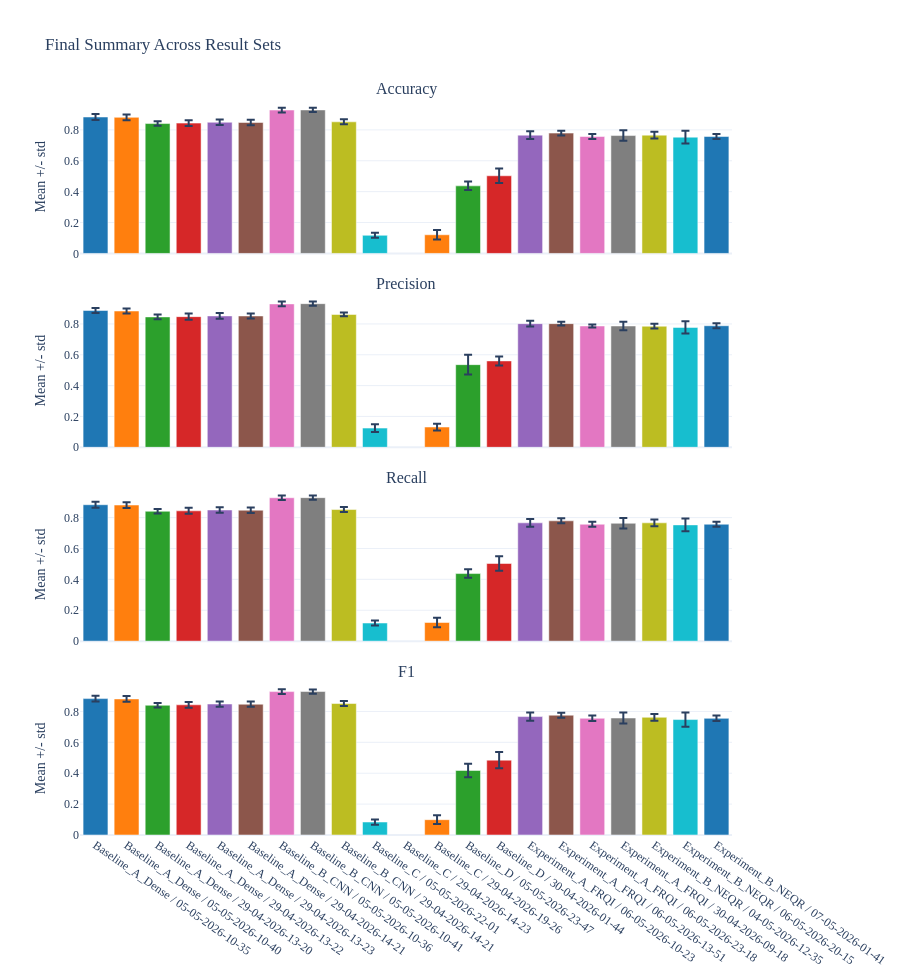

The notebook cell this image was saved under:
### Markdown cell above
## Final Summary Comparison

### Code cell
def plot_final_summary_comparison(summary_df: pd.DataFrame) -> go.Figure:
    data = summary_df[summary_df["result_set"].isin(comparison_result_sets)].copy()
    if data.empty:
        raise ValueError("No final summary data are available for the selected result sets.")

    metrics = [metric for metric in METRIC_ORDER if metric != "loss" and metric in data["metric"].unique()]
    fig = make_subplots(
        rows=len(metrics),
        cols=1,
        shared_xaxes=True,
        vertical_spacing=0.055,
        subplot_titles=[metric.title() for metric in metrics],
    )

    color_map = {
        result_set: px.colors.qualitative.D3[index % len(px.colors.qualitative.D3)]
        for index, result_set in enumerate(comparison_result_sets)
    }

    for row_number, metric in enumerate(metrics, start=1):
        metric_df = data[data["metric"] == metric].set_index("result_set").reindex(comparison_result_sets).reset_index()
        fig.add_trace(
            go.Bar(
                x=metric_df["result_set"],
                y=metric_df["mean"],
                error_y=dict(type="data", array=metric_df["std"], visible=True),
                marker_color=[color_map[name] for name in metric_df["result_set"]],
                name=metric.title(),
                showlegend=False,
                hovertemplate="%{x}<br>mean=%{y:.4f}<extra></extra>",
            ),
            row=row_number,
            col=1,
        )

    fig.update_layout(
        title="Final Summary Across Result Sets",
        height=max(360, 245 * len(metrics)),
    )
    fig.update_xaxes(tickangle=35)
    fig.update_yaxes(title_text="Mean +/- std")
    return fig


if final_summaries.empty:
    display(Markdown("No `final_summary_across.csv` files were found."))
else:
    plot_final_summary_comparison(final_summaries).show()

### Figure 1 — Plotly figure (JSON) as saved in the notebook; plotly's stock layout.template omitted (floating-point values rounded to 4 significant figures)
{"data": [{"error_y": {"array": [0.01884, 0.01881, 0.01447, 0.01914, 0.01765, 0.01816, 0.01531, 0.01364, 0.01593, 0.0159, NaN, 0.03085, 0.02752, 0.04738, 0.02451, 0.01577, 0.01599, 0.03426, 0.02203, 0.04157, 0.01584], "type": "data", "visible": true}, "hovertemplate": "%{x}<br>mean=%{y:.4f}<extra></extra>", "marker": {"color": ["#1F77B4", "#FF7F0E", "#2CA02C", "#D62728", "#9467BD", "#8C564B", "#E377C2", "#7F7F7F", "#BCBD22", "#17BECF", "#1F77B4", "#FF7F0E", "#2CA02C", "#D62728", "#9467BD", "#8C564B", "#E377C2", "#7F7F7F", "#BCBD22", "#17BECF", "#1F77B4"]}, "name": "Accuracy", "showlegend": false, "type": "bar", "x": ["Baseline_A_Dense / 05-05-2026-10-35", "Baseline_A_Dense / 05-05-2026-10-40", "Baseline_A_Dense / 29-04-2026-13-20", "Baseline_A_Dense / 29-04-2026-13-22", "Baseline_A_Dense / 29-04-2026-13-23", "Baseline_A_Dense / 29-04-2026-14-21", "Baseline_B_CNN / 05-05-2026-10-36", "Baseline_B_CNN / 05-05-2026-10-41", "Baseline_B_CNN / 29-04-2026-14-21", "Baseline_C / 05-05-2026-22-01", "Baseline_C / 29-04-2026-14-23", "Baseline_C / 29-04-2026-19-26", "Baseline_D / 05-05-2026-23-47", "Baseline_D / 30-04-2026-01-44", "Experiment_A_FRQI / 06-05-2026-10-23", "Experiment_A_FRQI / 06-05-2026-13-51", "Experiment_A_FRQI / 06-05-2026-23-18", "Experiment_A_FRQI / 30-04-2026-09-18", "Experiment_B_NEQR / 04-05-2026-12-35", "Experiment_B_NEQR / 06-05-2026-20-15", "Experiment_B_NEQR / 07-05-2026-01-41"], "xaxis": "x", "y": [0.8833, 0.8812, 0.841, 0.8438, 0.8493, 0.8479, 0.9285, 0.9292, 0.8521, 0.1174, NaN, 0.1208, 0.4375, 0.5028, 0.766, 0.7792, 0.7569, 0.7632, 0.766, 0.7528, 0.7569], "yaxis": "y"}, {"error_y": {"array": [0.01575, 0.0166, 0.01513, 0.02043, 0.01831, 0.01678, 0.01534, 0.01334, 0.01235, 0.02467, NaN, 0.0219, 0.06362, 0.02916, 0.01925, 0.01281, 0.01046, 0.02828, 0.01542, 0.03996, 0.01574], "type": "data", "visible": true}, "hovertemplate": "%{x}<br>mean=%{y:.4f}<extra></extra>", "marker": {"color": ["#1F77B4", "#FF7F0E", "#2CA02C", "#D62728", "#9467BD", "#8C564B", "#E377C2", "#7F7F7F", "#BCBD22", "#17BECF", "#1F77B4", "#FF7F0E", "#2CA02C", "#D62728", "#9467BD", "#8C564B", "#E377C2", "#7F7F7F", "#BCBD22", "#17BECF", "#1F77B4"]}, "name": "Precision", "showlegend": false, "type": "bar", "x": ["Baseline_A_Dense / 05-05-2026-10-35", "Baseline_A_Dense / 05-05-2026-10-40", "Baseline_A_Dense / 29-04-2026-13-20", "Baseline_A_Dense / 29-04-2026-13-22", "Baseline_A_Dense / 29-04-2026-13-23", "Baseline_A_Dense / 29-04-2026-14-21", "Baseline_B_CNN / 05-05-2026-10-36", "Baseline_B_CNN / 05-05-2026-10-41", "Baseline_B_CNN / 29-04-2026-14-21", "Baseline_C / 05-05-2026-22-01", "Baseline_C / 29-04-2026-14-23", "Baseline_C / 29-04-2026-19-26", "Baseline_D / 05-05-2026-23-47", "Baseline_D / 30-04-2026-01-44", "Experiment_A_FRQI / 06-05-2026-10-23", "Experiment_A_FRQI / 06-05-2026-13-51", "Experiment_A_FRQI / 06-05-2026-23-18", "Experiment_A_FRQI / 30-04-2026-09-18", "Experiment_B_NEQR / 04-05-2026-12-35", "Experiment_B_NEQR / 06-05-2026-20-15", "Experiment_B_NEQR / 07-05-2026-01-41"], "xaxis": "x2", "y": [0.8873, 0.8839, 0.8457, 0.8475, 0.8521, 0.8517, 0.9301, 0.9317, 0.8616, 0.1244, NaN, 0.1313, 0.536, 0.5603, 0.8021, 0.8022, 0.7868, 0.7868, 0.7854, 0.7776, 0.7884], "yaxis": "y2"}, {"error_y": {"array": [0.01884, 0.01881, 0.01447, 0.01914, 0.01765, 0.01816, 0.01531, 0.01364, 0.01593, 0.0159, NaN, 0.03085, 0.02752, 0.04738, 0.02451, 0.01577, 0.01599, 0.03426, 0.02203, 0.04157, 0.01584], "type": "data", "visible": true}, "hovertemplate": "%{x}<br>mean=%{y:.4f}<extra></extra>", "marker": {"color": ["#1F77B4", "#FF7F0E", "#2CA02C", "#D62728", "#9467BD", "#8C564B", "#E377C2", "#7F7F7F", "#BCBD22", "#17BECF", "#1F77B4", "#FF7F0E", "#2CA02C", "#D62728", "#9467BD", "#8C564B", "#E377C2", "#7F7F7F", "#BCBD22", "#17BECF", "#1F77B4"]}, "name": "Recall", "showlegend": false, "type": "bar", "x": ["Baseline_A_Dense / 05-05-2026-10-35", "Baseline_A_Dense / 05-05-2026-10-40", "Baseline_A_Dense / 29-04-2026-13-20", "Baseline_A_Dense / 29-04-2026-13-22", "Baseline_A_Dense / 29-04-2026-13-23", "Baseline_A_Dense / 29-04-2026-14-21", "Baseline_B_CNN / 05-05-2026-10-36", "Baseline_B_CNN / 05-05-2026-10-41", "Baseline_B_CNN / 29-04-2026-14-21", "Baseline_C / 05-05-2026-22-01", "Baseline_C / 29-04-2026-14-23", "Baseline_C / 29-04-2026-19-26", "Baseline_D / 05-05-2026-23-47", "Baseline_D / 30-04-2026-01-44", "Experiment_A_FRQI / 06-05-2026-10-23", "Experiment_A_FRQI / 06-05-2026-13-51", "Experiment_A_FRQI / 06-05-2026-23-18", "Experiment_A_FRQI / 30-04-2026-09-18", "Experiment_B_NEQR / 04-05-2026-12-35", "Experiment_B_NEQR / 06-05-2026-20-15", "Experiment_B_NEQR / 07-05-2026-01-41"], "xaxis": "x3", "y": [0.8833, 0.8812, 0.841, 0.8438, 0.8493, 0.8479, 0.9285, 0.9292, 0.8521, 0.1174, NaN, 0.1208, 0.4375, 0.5028, 0.766, 0.7792, 0.7569, 0.7632, 0.766, 0.7528, 0.7569], "yaxis": "y3"}, {"error_y": {"array": [0.01853, 0.01869, 0.01389, 0.01903, 0.01705, 0.01717, 0.01526, 0.01374, 0.01581, 0.01712, NaN, 0.02808, 0.04331, 0.05303, 0.02698, 0.01598, 0.0177, 0.03536, 0.022, 0.04604, 0.01766], "type": "data", "visible": true}, "hovertemplate": "%{x}<br>mean=%{y:.4f}<extra></extra>", "marker": {"color": ["#1F77B4", "#FF7F0E", "#2CA02C", "#D62728", "#9467BD", "#8C564B", "#E377C2", "#7F7F7F", "#BCBD22", "#17BECF", "#1F77B4", "#FF7F0E", "#2CA02C", "#D62728", "#9467BD", "#8C564B", "#E377C2", "#7F7F7F", "#BCBD22", "#17BECF", "#1F77B4"]}, "name": "F1", "showlegend": false, "type": "bar", "x": ["Baseline_A_Dense / 05-05-2026-10-35", "Baseline_A_Dense / 05-05-2026-10-40", "Baseline_A_Dense / 29-04-2026-13-20", "Baseline_A_Dense / 29-04-2026-13-22", "Baseline_A_Dense / 29-04-2026-13-23", "Baseline_A_Dense / 29-04-2026-14-21", "Baseline_B_CNN / 05-05-2026-10-36", "Baseline_B_CNN / 05-05-2026-10-41", "Baseline_B_CNN / 29-04-2026-14-21", "Baseline_C / 05-05-2026-22-01", "Baseline_C / 29-04-2026-14-23", "Baseline_C / 29-04-2026-19-26", "Baseline_D / 05-05-2026-23-47", "Baseline_D / 30-04-2026-01-44", "Experiment_A_FRQI / 06-05-2026-10-23", "Experiment_A_FRQI / 06-05-2026-13-51", "Experiment_A_FRQI / 06-05-2026-23-18", "Experiment_A_FRQI / 30-04-2026-09-18", "Experiment_B_NEQR / 04-05-2026-12-35", "Experiment_B_NEQR / 06-05-2026-20-15", "Experiment_B_NEQR / 07-05-2026-01-41"], "xaxis": "x4", "y": [0.8831, 0.8809, 0.8401, 0.8429, 0.848, 0.8468, 0.9285, 0.929, 0.8513, 0.08398, NaN, 0.09919, 0.4178, 0.4847, 0.7667, 0.7758, 0.7558, 0.7574, 0.762, 0.7474, 0.7553], "yaxis": "y4"}], "layout": {"annotations": [{"font": {"size": 16}, "showarrow": false, "text": "Accuracy", "x": 0.5, "xanchor": "center", "xref": "paper", "y": 1, "yanchor": "bottom", "yref": "paper"}, {"font": {"size": 16}, "showarrow": false, "text": "Precision", "x": 0.5, "xanchor": "center", "xref": "paper", "y": 0.7362, "yanchor": "bottom", "yref": "paper"}, {"font": {"size": 16}, "showarrow": false, "text": "Recall", "x": 0.5, "xanchor": "center", "xref": "paper", "y": 0.4725, "yanchor": "bottom", "yref": "paper"}, {"font": {"size": 16}, "showarrow": false, "text": "F1", "x": 0.5, "xanchor": "center", "xref": "paper", "y": 0.2087, "yanchor": "bottom", "yref": "paper"}], "height": 980, "title": {"text": "Final Summary Across Result Sets"}, "xaxis": {"anchor": "y", "domain": [0, 1], "matches": "x4", "showticklabels": false, "tickangle": 35}, "xaxis2": {"anchor": "y2", "domain": [0, 1], "matches": "x4", "showticklabels": false, "tickangle": 35}, "xaxis3": {"anchor": "y3", "domain": [0, 1], "matches": "x4", "showticklabels": false, "tickangle": 35}, "xaxis4": {"anchor": "y4", "domain": [0, 1], "tickangle": 35}, "yaxis": {"anchor": "x", "domain": [0.7913, 1], "title": {"text": "Mean +/- std"}}, "yaxis2": {"anchor": "x2", "domain": [0.5275, 0.7362], "title": {"text": "Mean +/- std"}}, "yaxis3": {"anchor": "x3", "domain": [0.2637, 0.4725], "title": {"text": "Mean +/- std"}}, "yaxis4": {"anchor": "x4", "domain": [0, 0.2087], "title": {"text": "Mean +/- std"}}}}
